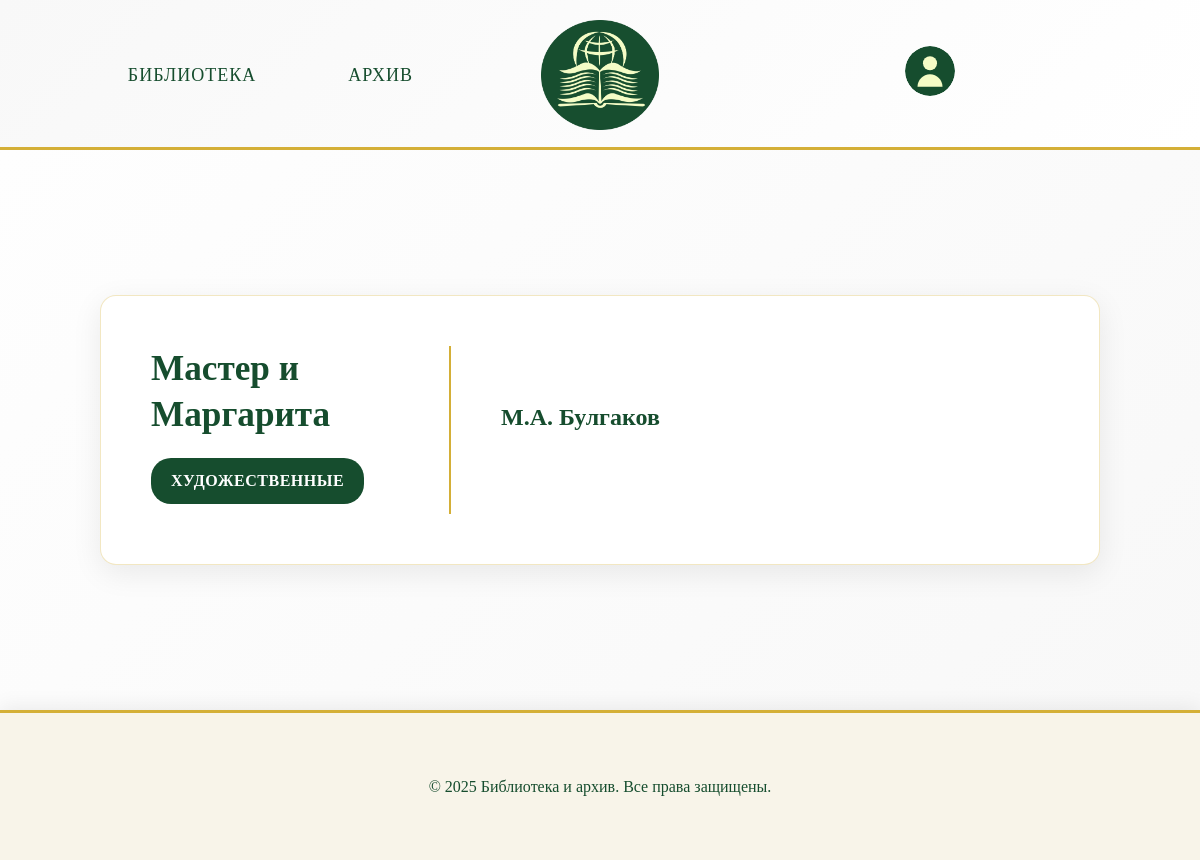
Screenshot of /book/1/ with the database file from the repository.
### app/models.py (models this page shows, shortened)
class Book(models.Model):
    id = models.AutoField(primary_key=True)
    title = models.CharField(max_length=100, verbose_name='Название')
    author = models.CharField(max_length=50, verbose_name='Автор')
    description_short = models.TextField(verbose_name='Краткое описание')
    description_long = models.TextField(verbose_name='Подробное описание')
    year = models.IntegerField(verbose_name='Год издания')
    quantity = models.IntegerField(verbose_name='В наличии')
    genre = models.CharField(
        max_length=100,
        verbose_name="Жанр",
        choices=[
            ('Художественные', 'Художественные'),
            ('Научные', 'Научные'),
            ('Исторические', 'Исторические'),
            ('Образовательные', 'Образовательные'),
        ]
    )
    class Meta:
        verbose_name = "книга"
        verbose_name_plural = "книги"

### app/views.py (the view)
# urls.py: path('book/<int:book_id>/', views.book_detail, name='book_detail'),
def book_detail(request, book_id):
    book = get_object_or_404(Book, id=book_id)
    context = {
        'book': book
    }
    return render(request, 'app/book.html', context)

### templates/app/book.html (shortened to what this page needs)
<!DOCTYPE html>
<html lang="ru">
    <head>
        {% load static %}
        <link rel="stylesheet" href="{% static 'css/style.css' %}" />
    </head>
    <body>
        <header>
        <nav>
            <ul class="menu-items">
            <li class="menu-item"><a href="{% url 'library' %}">Библиотека</a></li>
            <li class="menu-item"><a href="{% url 'archive' %}">Архив</a></li>
            </ul>
        </nav>
        <a href="{% url 'library' %}">
            <img src="{% static 'images/Group_2_2.png' %}" alt="Логотип" class="logo">
        </a>
        <a href="{% url 'profile' %}" class="profile-link">
            <img
        alt="Профиль" class="profile-icon">
        </a>
        </header>
        <main class="books-information">
            <div class="book-detail-card">
                <div class="book-left-side">
                    <h2 class="book-title">{{ book.title }}</h2>
                    <span class="book-genre">{{ book.genre }}</span>
                </div>
                <div class="book-right-side">
                    <p class="book-author">{{ book.author }}</p>
                </div>
            </div>
        </main>
        <footer class="footer">
            <p class="footer-copyright">&copy; 2025 Библиотека и архив. Все права защищены.</p>
        </footer>
    </body>
</html>

### static/css/style.css (style rules this page uses)
* { margin: 0; padding: 0; box-sizing: border-box; }
body { width: 100vw; overflow-x: hidden; background-color: #f8f4e9; font-family: 'Georgia', 'Times New Roman', serif; color: #2c2c2c; line-height: 1.6; }
header { height: 150px; padding: 20px 40px; display: grid; grid-template-columns: 1fr min-content 1fr; align-items: center; gap: 40px; background: linear-gradient(135deg, #f8f8f8 0%, #ffffff 100%); border-bottom: 3px solid #d4af37; box-shadow: 0 2px 20px rgba(0, 0, 0, 0.08); }
.menu-items { display: flex; gap: 40px; flex-direction: row; justify-content: center; align-self: center; }
.menu-item { list-style: none; font-size: 18px; font-weight: 500; color: #164d2e; padding: 12px 24px; border: 2px solid transparent; border-radius: 8px; transition: all 0.3s ease; cursor: pointer; position: relative; text-transform: uppercase; letter-spacing: 1px; }
.menu-item a { text-decoration: none; color: #164d2e; }
.logo { height: 100%; width: auto; object-fit: contain; max-height: 110px; display: block; align-self: center; }
.profile-link { justify-self: center; align-self: center; }
.profile-icon { width: 50px; height: 50px; cursor: pointer; justify-self: center; align-self: center; border-radius: 50%; transition: all 0.3s ease; }
.book-title { font-size: 18px; color: #164d2e; margin-bottom: 10px; font-weight: 600; }
.book-author { color: #666; font-size: 14px; margin-bottom: 15px; }
.book-genre { font-size: 16px; color: #164d2e; margin-bottom: 10px; }
.books-information { background: linear-gradient(135deg, #fefefe 0%, #f8f8f8 100%); min-height: 70vh; padding: 60px 20px; display: flex; justify-content: center; align-items: center; }
.book-detail-card { background: white; border-radius: 16px; padding: 50px; box-shadow: 0 8px 30px rgba(0, 0, 0, 0.08); border: 1px solid rgba(212, 175, 55, 0.3); max-width: 1000px; width: 100%; display: flex; gap: 50px; }
.book-left-side { flex: 0 0 300px; border-right: 2px solid #d4af37; padding-right: 40px; display: flex; flex-direction: column; justify-content: center; }
.book-left-side .book-title { font-size: 2.2rem; color: #164d2e; font-weight: 700; line-height: 1.3; margin-bottom: 20px; word-wrap: break-word; }
.book-left-side .book-genre { display: inline-block; background: #164d2e; color: white; padding: 10px 20px; border-radius: 20px; font-size: 1rem; font-weight: 600; text-transform: uppercase; letter-spacing: 0.5px; align-self: flex-start; }
.book-right-side { flex: 1; display: flex; flex-direction: column; justify-content: center; }
.book-right-side .book-author { font-size: 1.5rem; color: #164d2e; margin-bottom: 25px; font-weight: 600; }
.footer { height: 150px; display: flex; justify-content: center; align-items: center; border-top: 3px solid #d4af37; box-shadow: 0 -2px 20px rgba(0, 0, 0, 0.08); }
.footer-copyright { font-size: 16px; color: #164d2e; margin: 0; }

### rows the page displays
Book: title "Мастер и Маргарита", genre "ХУДОЖЕСТВЕННЫЕ", author "М.А. Булгаков"
